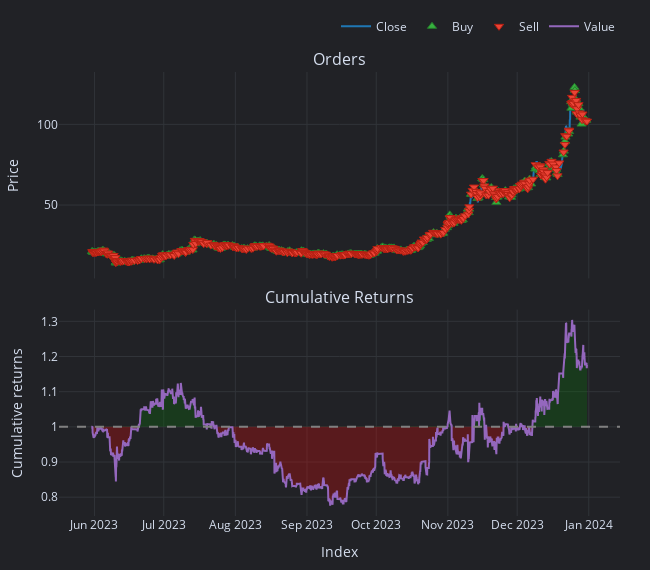

The cell this chart's notebook holds for it:
### Code cell
pf.plot({"orders", "cum_returns"}, settings=dict(bm_returns=False)).show()

### Figure 1 — Plotly figure (JSON) as saved in the notebook; plotly's stock layout.template omitted (floating-point values rounded to 4 significant figures; data arrays with more than 128 entries replaced by an {"elided": "..."} marker saying what was removed)
{"data": [{"legendgroup": "0", "line": {"color": "#1f77b4"}, "mode": "lines", "name": "Close", "showlegend": true, "type": "scatter", "uid": "646a8ea8-ed5f-4cad-abea-1374e6c75c60", "x": {"elided": "5144 str values"}, "xaxis": "x", "y": {"elided": "5144 float values"}, "yaxis": "y"}, {"customdata": {"elided": "441x9 mixed values"}, "hovertemplate": "<br>Order Id: %{customdata[0]}\n<br>Signal Index: %{customdata[1]}\n<br>Creation Index: %{customdata[2]}\n<br>Fill Index: %{customdata[3]}\n<br>Size: %{customdata[4]:,}\n<br>Price: %{customdata[5]:,}\n<br>Fees: %{customdata[6]:,}\n<br>Type: %{customdata[7]}\n<br>Stop Type: %{customdata[8]}", "marker": {"color": "#37B13F", "line": {"color": "rgb(38,123,44)", "width": 1}, "size": 8, "symbol": "triangle-up"}, "mode": "markers", "name": "Buy", "type": "scatter", "uid": "54154c90-302e-4668-93c6-ceadc19dd2b2", "x": {"elided": "441 str values"}, "xaxis": "x", "y": {"elided": "441 float values"}, "yaxis": "y"}, {"customdata": {"elided": "441x9 mixed values"}, "hovertemplate": "<br>Order Id: %{customdata[0]}\n<br>Signal Index: %{customdata[1]}\n<br>Creation Index: %{customdata[2]}\n<br>Fill Index: %{customdata[3]}\n<br>Size: %{customdata[4]:,}\n<br>Price: %{customdata[5]:,}\n<br>Fees: %{customdata[6]:,}\n<br>Type: %{customdata[7]}\n<br>Stop Type: %{customdata[8]}", "marker": {"color": "#EA4335", "line": {"color": "rgb(181,31,18)", "width": 1}, "size": 8, "symbol": "triangle-down"}, "mode": "markers", "name": "Sell", "type": "scatter", "uid": "e511f096-bfd7-40b8-80e6-9e5b8760edeb", "x": {"elided": "441 str values"}, "xaxis": "x", "y": {"elided": "441 float values"}, "yaxis": "y"}, {"hoverinfo": "skip", "line": {"color": "rgba(0, 0, 0, 0)", "width": 0}, "mode": "lines", "opacity": 0, "showlegend": false, "type": "scatter", "uid": "8e455a48-fc44-41d4-af68-98fd97679ece", "x": {"elided": "5144 str values"}, "xaxis": "x2", "y": {"elided": "5144 int values"}, "yaxis": "y2"}, {"connectgaps": false, "fill": "tonexty", "fillcolor": "rgba(0, 128, 0, 0.25)", "hoverinfo": "skip", "line": {"color": "rgba(0, 0, 0, 0)", "width": 0}, "mode": "lines", "opacity": 0, "showlegend": false, "type": "scatter", "uid": "24d45372-d268-4972-99c7-e9c2d19e120a", "x": {"elided": "5144 str values"}, "xaxis": "x2", "y": {"elided": "5144 float values"}, "yaxis": "y2"}, {"hoverinfo": "skip", "line": {"color": "rgba(0, 0, 0, 0)", "width": 0}, "mode": "lines", "opacity": 0, "showlegend": false, "type": "scatter", "uid": "4183f9ae-77a3-4c57-918d-d1eaf2da6699", "x": {"elided": "5144 str values"}, "xaxis": "x2", "y": {"elided": "5144 int values"}, "yaxis": "y2"}, {"connectgaps": false, "fill": "tonexty", "fillcolor": "rgba(255, 0, 0, 0.25)", "hoverinfo": "skip", "line": {"color": "rgba(0, 0, 0, 0)", "width": 0}, "mode": "lines", "opacity": 0, "showlegend": false, "type": "scatter", "uid": "aa9bebb1-cda2-405a-9c57-22d369f0b996", "x": {"elided": "5144 str values"}, "xaxis": "x2", "y": {"elided": "5144 float values"}, "yaxis": "y2"}, {"legendgroup": "1", "line": {"color": "#9467bd"}, "mode": "lines", "name": "Value", "showlegend": true, "type": "scatter", "uid": "9516f589-0080-4b8c-8aea-b23edaa71fa2", "x": {"elided": "5144 str values"}, "xaxis": "x2", "y": {"elided": "5144 float values"}, "yaxis": "y2"}, {"hoverinfo": "skip", "line": {"color": "rgba(0, 0, 0, 0)", "width": 0}, "mode": "lines", "opacity": 0, "showlegend": false, "type": "scatter", "uid": "f1daca11-fa6b-4e45-9120-241b40687357", "x": {"elided": "5144 str values"}, "xaxis": "x2", "y": {"elided": "5144 int values"}, "yaxis": "y2"}], "layout": {"annotations": [{"font": {"size": 16}, "showarrow": false, "text": "Orders", "x": 0.5, "xanchor": "center", "xref": "paper", "y": 1, "yanchor": "bottom", "yref": "paper"}, {"font": {"size": 16}, "showarrow": false, "text": "Cumulative Returns", "x": 0.5, "xanchor": "center", "xref": "paper", "y": 0.4649, "yanchor": "bottom", "yref": "paper"}], "height": 570, "legend": {"orientation": "h", "traceorder": "normal", "x": 1, "xanchor": "right", "y": 1.07, "yanchor": "bottom"}, "margin": {"b": 30, "l": 30, "r": 30, "t": 30}, "shapes": [{"line": {"color": "gray", "dash": "dash"}, "type": "line", "x0": 0, "x1": 1, "xref": "paper", "y0": 1, "y1": 1, "yref": "y2"}], "showlegend": true, "width": 650, "xaxis": {"anchor": "y", "domain": [0, 1], "matches": "x2", "showticklabels": false}, "xaxis2": {"anchor": "y2", "domain": [0, 1], "title": {"text": "Index"}}, "yaxis": {"anchor": "x", "domain": [0.5351, 1], "title": {"text": "Price"}}, "yaxis2": {"anchor": "x2", "domain": [0, 0.4649], "title": {"text": "Cumulative returns"}}}}
